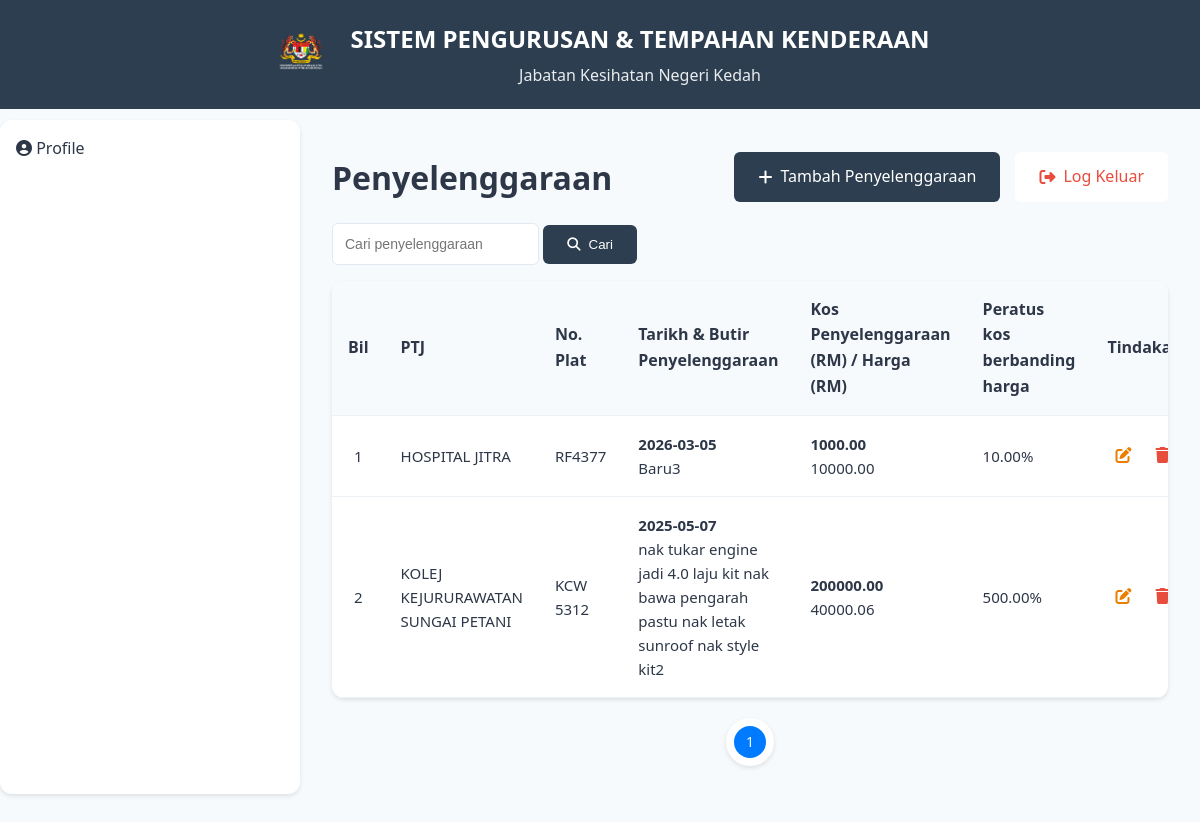
The app's page /Penyelenggaraan.php with its own data.
### tables this page shows
CREATE TABLE `penyelenggara_kenderaan` (
  `id` int NOT NULL AUTO_INCREMENT,
  `no_plat` varchar(20) NOT NULL,
  `tarikh_penyelenggaraan` date NOT NULL,
  `butir_penyelenggaraan` text NOT NULL,
  `kos_penyelenggaraan` decimal(10,2) NOT NULL,
  `harga` decimal(10,2) DEFAULT NULL,
  `ptj_id` int DEFAULT NULL,
  `created_at` timestamp NOT NULL DEFAULT CURRENT_TIMESTAMP,
  `updated_at` timestamp NOT NULL DEFAULT CURRENT_TIMESTAMP ON UPDATE CURRENT_TIMESTAMP,
  PRIMARY KEY (`id`),
  KEY `ptj_id` (`ptj_id`),
  CONSTRAINT `penyelenggara_kenderaan_ibfk_1` FOREIGN KEY (`ptj_id`) REFERENCES `tptj` (`id`) ON DELETE RESTRICT ON UPDATE CASCADE
);

CREATE TABLE `tptj` (
  `id` int NOT NULL AUTO_INCREMENT,
  `namaptj` varchar(100) DEFAULT NULL,
  `namapenyelaras` varchar(100) DEFAULT NULL,
  `namaringkas` varchar(10) DEFAULT NULL,
  PRIMARY KEY (`id`)
);

### tempahanKenderaan.php (called while the page is built, shortened)
<?php
require 'config.php';
?>
                            <?php
                            $tujuanQuery = "SELECT * FROM ttempah_tujuan ORDER BY tujuan_perjalanan ASC";
                            $tujuanResult = $conn->query($tujuanQuery);
                            ?>
                            <?php
                            $negeriQuery = "SELECT * FROM tnegeri ORDER BY negeri ASC";
                            $negeriResult = $conn->query($negeriQuery);
                            ?>
                            <?php
                            $kenderaanQuery = "SELECT * FROM ttempah_jenis ORDER BY jenis_kenderaan ASC";
                            $kenderaanResult = $conn->query($kenderaanQuery);
                            ?>

### Penyelenggaraan.php (the view, shortened to what this page needs)
<?php
require_once 'config.php';
$search = isset($_GET['search']) ? $_GET['search'] : '';
$items_per_page = 10;
$page = isset($_GET['page']) && is_numeric($_GET['page']) ? (int)$_GET['page'] : 1;
$offset = ($page - 1) * $items_per_page;
$sql = "SELECT p.id, p.no_plat, p.tarikh_penyelenggaraan,
        p.butir_penyelenggaraan, p.kos_penyelenggaraan, p.harga";
$sql .= ", ptj.namaptj";
$sql .= " FROM penyelenggara_kenderaan p";
$sql .= " LEFT JOIN tptj ptj ON p.ptj_id = ptj.id";
$sql .= " ORDER BY p.id DESC LIMIT ? OFFSET ?";
$stmt = $conn->prepare($sql);
if (!empty($search)) {
    $search_param = "%$search%";
    $stmt->bind_param("ssii", $search_param, $search_param, $items_per_page, $offset);
} else {
    $stmt->bind_param("ii", $items_per_page, $offset);
}
$stmt->execute();
$result = $stmt->get_result();
$penyelenggaraan = $result->fetch_all(MYSQLI_ASSOC);
?>
<!DOCTYPE html>
<html lang="en">
<head>
    <link rel="stylesheet" href="https://cdnjs.cloudflare.com/ajax/libs/font-awesome/6.4.2/css/all.min.css" />
    <link rel="stylesheet" href="CSS/STK.css" />
    <link rel="stylesheet" href="CSS/layout.css">
    <link href="https://cdn.jsdelivr.net/npm/sweetalert2@11/dist/sweetalert2.min.css" rel="stylesheet" />
</head>
<body>
    <?= include 'dashboard.php' ?>
    <div class="dashboard">
        <div class="main-content">
            <div class="welcome-header" style="margin-top: -26px;">
                <h1 class="welcome-text">Penyelenggaraan</h1>
                <div class="left-actions">
                    <a href="#" onclick="openAddModal()" class="btn btn-primary">
                        <i class="fas fa-plus"></i>
                        Tambah Penyelenggaraan
                    </a>
                    <a href="#" onclick="handleLogout()" class="btn btn-logout">
                        <i class="fas fa-sign-out-alt"></i> Log Keluar
                    </a>
                </div>
            </div>
            <form action="" method="GET" class="search-field">
                <div class="search-grid2">
                    <input type="text" name="search" class="search-input" placeholder="Cari penyelenggaraan"
                        value="<?= htmlspecialchars($search) ?>">
                    <button type="submit" class="btn btn-primary">
                        <i class="fas fa-search"></i> Cari
                    </button>
                </div>
            </form>
            <div class="table-container">
                <table class="custom-table">
                    <thead>
                        <tr>
                            <th style="text-align: center;">Bil</th>
                            <th>PTJ</th>
                            <th>No. Plat</th>
                            <th>Tarikh & Butir Penyelenggaraan</th>
                            <th>Kos Penyelenggaraan (RM) / Harga (RM)</th>
                            <th>Peratus kos berbanding harga</th>
                            <th>Tindakan</th>
                        </tr>
                    </thead>
                    <tbody>
                        <?php
                        $counter = ($page - 1) * $items_per_page + 1;
                        foreach ($penyelenggaraan as $row):
                        ?>
                        <tr>
                            <td style="font-size:15px; text-align:center;"><?= $counter++ ?></td>
                            <td style="font-size:15px;"><?= htmlspecialchars($row['namaptj'] ?? '-') ?></td>
                            <td style="font-size:15px;"><?= htmlspecialchars($row['no_plat']) ?></td>
                            <td class="nama" style="font-size: 15px;">
                                <strong><?= htmlspecialchars($row['tarikh_penyelenggaraan']) ?></strong><br>
                                <?= htmlspecialchars($row['butir_penyelenggaraan']) ?>
                            </td>
                            <td class="nama" style="font-size: 15px;">
                                <strong><?= htmlspecialchars($row['kos_penyelenggaraan']) ?></strong><br>
                                <?= htmlspecialchars($row['harga']) ?>
                            </td>
                            <td style="font-size:15px;"><?= number_format(($row['harga'] > 0 ? ($row['kos_penyelenggaraan'] / $row['harga'] * 100) : 0), 2) ?>%
                            </td>
                            <td class="action-buttons">
                                <div class="action-cell">
                                    <a href="#" onclick="openEditModal(<?= $row['id'] ?>)" class="action-btn"
                                        title="Edit">
                                        <i class="fas fa-edit" style="color: #eb7d00;"></i>
                                    </a>
                                    <a href="#" onclick="deletePenyelenggaraan(<?= $row['id'] ?>)" class="action-btn"
                                        title="Padam">
                                        <i class="fas fa-trash" style="color: #E74C3C;"></i>
                                    </a>
                                </div>
                            </td>
                        </tr>
                        <?php endforeach; ?>
                    </tbody>
                </table>
            </div>
            <div class="pagination-container">
                <div class="pagination">
                    <a href="?page=<?= $page ?><?= !empty($search) ? '&search=' . urlencode($search) : '' ?>"
                        class="page-link active">
                        <?= $page ?>
                    </a>
                </div>
            </div>
        </div>
    </div>
</body>
</html>

### CSS/STK.css (style rules this page uses)
:root { --primary-color: #2c3e50; --secondary-color: #3498db; --accent-color: #1abc9c; --danger-color: #e74c3c; --warning-color: #f1c40f; --success-color: #2ecc71; --gray-100: #f7fafc; --gray-200: #edf2f7; --gray-300: #e2e8f0; --gray-600: #718096; --gray-800: #2d3748; }
* { margin: 0; padding: 0; box-sizing: border-box; }
body { font-family: "Segoe UI", system-ui, -apple-system, sans-serif; background-color: var(--gray-100); color: var(--gray-800); line-height: 1.6; }
.dashboard { margin-top: 120px; margin-left: 300px; padding: 2rem; max-width: calc(100% - 250px); }
.dashboard { margin-top: 120px; min-height: calc(100vh - 120px); }
.search-field { display: flex ; flex-direction: column; justify-content: flex-end; gap: 0.5rem; }
.search-field input, .search-field select { padding: 0.75rem; border: 1px solid var(--gray-300); border-radius: 6px; font-size: 0.875rem; transition: all 0.2s ease; }
.btn { padding: 0.75rem 1.5rem; border-radius: 6px; font-weight: 500; text-decoration: none; display: inline-flex; align-items: center; gap: 0.5rem; transition: all 0.2s ease; border: none; cursor: pointer; }
.btn-primary { background: var(--primary-color); color: white; }
.btn-logout { background: white; color: var(--danger-color) }
.table-container { background: white; border-radius: 12px; box-shadow: 0 2px 4px rgba(0, 0, 0, 0.1); overflow: hidden; }
.custom-table { width: 100%; border-collapse: collapse; }
.custom-table th, .custom-table td { padding: 1rem; text-align: left; border-bottom: 1px solid var(--gray-200); }
.custom-table th { background: var(--gray-100); font-weight: 600; color: var(--gray-800); }
.action-cell { display: flex; gap: 0.5rem; }
.action-btn { padding: 0.5rem; border-radius: 6px; color: var(--gray-600); transition: all 0.2s ease; }
.pagination { display: flex; align-items: center; gap: 5px; padding: 8px; background: white !important; box-shadow: 0 2px 5px rgba(0, 0, 0, 0.1) !important; border-radius: 50px !important; }
.page-link { display: flex; align-items: center; justify-content: center; width: 32px !important; height: 32px !important; text-decoration: none; color: #666 !important; border-radius: 50%; font-size: 14px; transition: all 0.3s ease; min-width: unset !important; padding: 0 !important; background: none !important; }
.page-link.active { background-color: #007bff !important; color: white !important; font-weight: 500; }
.pagination-container { display: flex; justify-content: center; margin: 20px 0; }

### CSS/layout.css (style rules this page uses)
.welcome-header { display: flex; align-items: center; justify-content: space-between; margin-bottom: 20px; }
.left-actions { display: flex; align-items: center; gap: 15px; }
.search-grid2 { justify-content: flex-end; gap: 10px; margin-bottom: 1rem; }

### records on screen
penyelenggara_kenderaan: ptj.namaptj "HOSPITAL JITRA", no_plat "RF4377", tarikh_penyelenggaraan "2026-03-05", butir_penyelenggaraan "Baru3", kos_penyelenggaraan "1000.00", harga "10000.00", $row['harga'] > 0 ? ($row['kos_penyelenggaraan'] / $row['harga'] * 100) : 0 "10.00"
penyelenggara_kenderaan: ptj.namaptj "KOLEJ KEJURURAWATAN SUNGAI PETANI", no_plat "KCW 5312", tarikh_penyelenggaraan "2025-05-07", butir_penyelenggaraan "nak tukar engine jadi 4.0 laju kit nak bawa pengarah pastu nak letak sunroof nak style kit2", kos_penyelenggaraan "200000.00", harga "40000.06", $row['harga'] > 0 ? ($row['kos_penyelenggaraan'] / $row['harga'] * 100) : 0 "500.00"

### other values on screen
$page "1"
